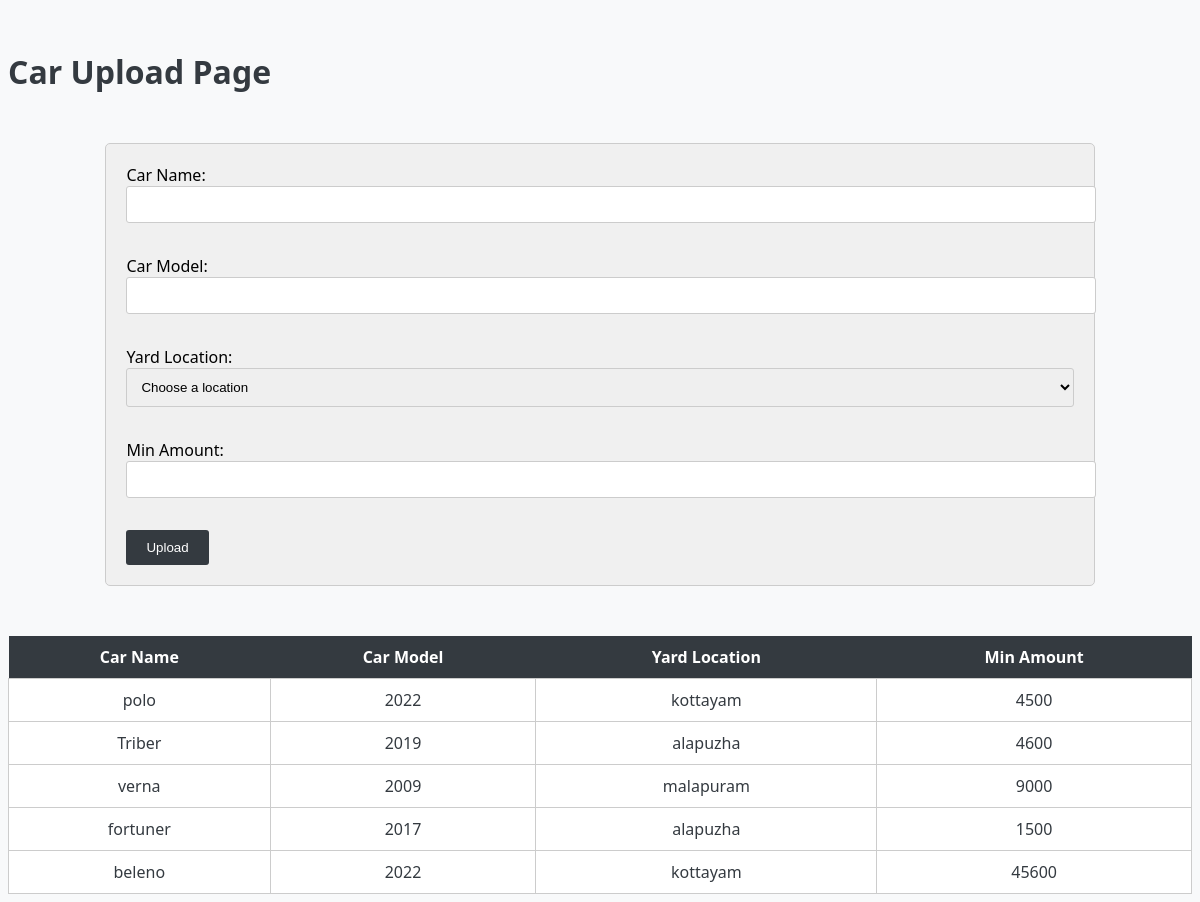
The page /admin_car_upload on the database its author committed.
### home/models.py (models this page shows)
class car(models.Model):
    car_name=models.CharField(max_length=55,null=True)
    car_model=models.IntegerField(null=True)
    yard_name=models.CharField(max_length=255,null=True)
    min_amount=models.IntegerField(null=True)
    image = models.ImageField(upload_to='car_images/')
    image2 = models.ImageField(upload_to='car_images/')
    image3 = models.ImageField(upload_to='car_images/')
    image4 = models.ImageField(upload_to='car_images/')
    image5 = models.ImageField(upload_to='car_images/')
    battery = models.BooleanField(default=False)
    door = models.BooleanField(default=False)
    hood = models.BooleanField(default=False)
    front_bumber = models.BooleanField(default=False)
    head_lights = models.BooleanField(default=False)
    wind_shield = models.BooleanField(default=False)
    pillars = models.BooleanField(default=False)
    engine_room = models.BooleanField(default=False)
    apron = models.BooleanField(default=False)
    clutch = models.BooleanField(default=False)
    gerabox = models.BooleanField(default=False)
    steering_box = models.BooleanField(default=False)
    air_bag = models.BooleanField(default=False)
    is_active=models.BooleanField(default=0)
    display_or_not=models.BooleanField(default=0)

### home/views.py (the view, shortened to what this page needs)
# urls.py: path("admin_car_upload",views.admin_car_upload,name='admin_car_upload'),
def admin_car_upload(request):
    cars = car.objects.exclude(is_active=1)
    return render(request,'admin_car_upload.html', {'cars': cars})

### templates/admin_car_upload.html (shortened to what this page needs)
<!DOCTYPE html>
<html lang="en">
<head>
</head>
<body>
    <h1> Car Upload Page</h1>
    <div class="container">
    <form action="admin_car_upload"  method="post">
        <label for="admin_car_upload">Car Name:</label>
        <input type="text" id="car_name" name="car_name" required>
        <br><br>
        <label for="car_model">Car Model:</label>
        <input type="text" id="car_model" name="car_model" required>
        <br><br>
        <label for="yard_location">Yard Location:</label>
        <select id="yard_location" name="yard_location" required>
          <option value="">Choose a location</option>
        </select>
        <br><br>
        <label for="min_amount">Min Amount:</label>
        <input type="number" id="min_amount" name="min_amount" required>
        <br><br>
        <input type="submit" value="Upload">
      </form>
      <table>
        <tr>
          <th>Car Name</th>
          <th>Car Model</th>
          <th>Yard Location</th>
          <th>Min Amount</th>
        </tr>
        {% for car in cars %}
          <tr>
            <td>{{ car.car_name }}</td>
            <td>{{ car.car_model }}</td>
            <td>{{ car.yard_name }}</td>
            <td>{{ car.min_amount }}</td>
          </tr>
        {% endfor %}
      </table>
    </div>
</body>
</html>

### templates/admin_car_upload.html (style rules this page uses)
.container { display: flex; flex-direction: column; align-items: center; }
form, table { margin-top: 20px; width: 80%; }
body { background-color: #f8f9fa; font-family: 'Segoe UI', Tahoma, Geneva, Verdana, sans-serif; }
h1 { color: #343a40; margin-top: 50px; margin-bottom: 30px; }
form { background-color: #f0f0f0; border: 1px solid #ccc; border-radius: 5px; padding: 20px; }
table { margin-top: 50px; width: 100%; border-collapse: collapse; }
table th, table td { text-align: center; vertical-align: middle; }
table th { background-color: #343a40; color: #fff; padding: 10px; }
table td { background-color: #fff; color: #343a40; padding: 10px; border: 1px solid #ccc; }
input[type="text"], select, input[type="number"] { padding: 10px; border-radius: 3px; border: 1px solid #ccc; width: 100%; margin-bottom: 10px; }
input[type="submit"] { background-color: #343a40; color: #fff; border: none; border-radius: 3px; padding: 10px 20px; cursor: pointer; }

### rows shown on the page
car: car_name "polo", car_model "2022", yard_name "kottayam", min_amount "4500"
car: car_name "Triber", car_model "2019", yard_name "alapuzha", min_amount "4600"
car: car_name "verna", car_model "2009", yard_name "malapuram", min_amount "9000"
car: car_name "fortuner", car_model "2017", yard_name "alapuzha", min_amount "1500"
car: car_name "beleno", car_model "2022", yard_name "kottayam", min_amount "45600"
